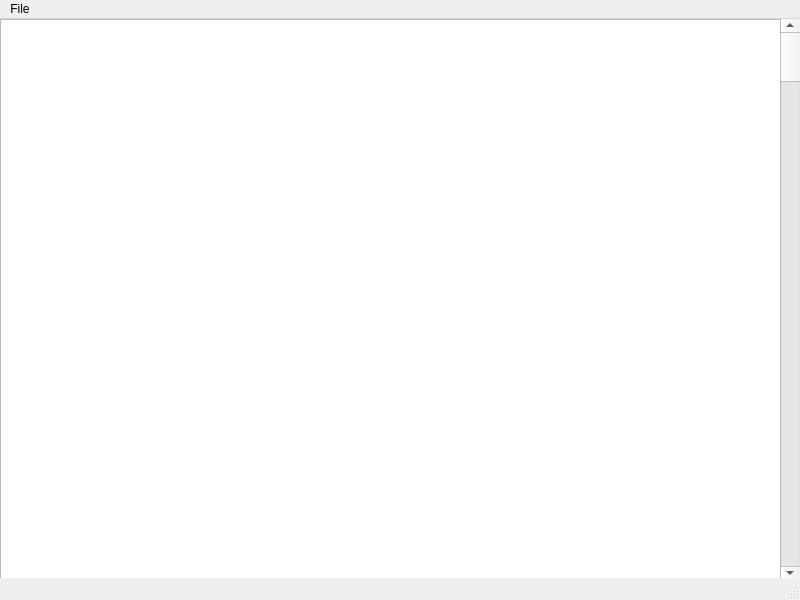
<?xml version="1.0" encoding="UTF-8"?>
<ui version="4.0">
 <class>MainWindow</class>
 <widget class="QMainWindow" name="MainWindow">
  <property name="geometry">
   <rect>
    <x>0</x>
    <y>0</y>
    <width>800</width>
    <height>600</height>
   </rect>
  </property>
  <property name="windowTitle">
   <string>MainWindow</string>
  </property>
  <widget class="QWidget" name="centralwidget">
   <widget class="QTableWidget" name="tableWidget">
    <property name="geometry">
     <rect>
      <x>0</x>
      <y>0</y>
      <width>801</width>
      <height>601</height>
     </rect>
    </property>
   </widget>
   <widget class="QScrollBar" name="verticalScrollBar">
    <property name="geometry">
     <rect>
      <x>780</x>
      <y>0</y>
      <width>20</width>
      <height>561</height>
     </rect>
    </property>
    <property name="orientation">
     <enum>Qt::Vertical</enum>
    </property>
   </widget>
  </widget>
  <widget class="QMenuBar" name="menubar">
   <property name="geometry">
    <rect>
     <x>0</x>
     <y>0</y>
     <width>800</width>
     <height>21</height>
    </rect>
   </property>
   <widget class="QMenu" name="menuFile">
    <property name="title">
     <string>File</string>
    </property>
    <addaction name="actionAdd_Playlist"/>
    <addaction name="actionView_Library"/>
    <addaction name="actionView_Playlists"/>
   </widget>
   <addaction name="menuFile"/>
  </widget>
  <widget class="QStatusBar" name="statusbar"/>
  <action name="actionAdd_Playlist">
   <property name="text">
    <string>Add Playlist...</string>
   </property>
  </action>
  <action name="actionView_Library">
   <property name="text">
    <string>View Library</string>
   </property>
  </action>
  <action name="actionView_Playlists">
   <property name="text">
    <string>View Playlists</string>
   </property>
  </action>
 </widget>
 <resources/>
 <connections/>
</ui>
